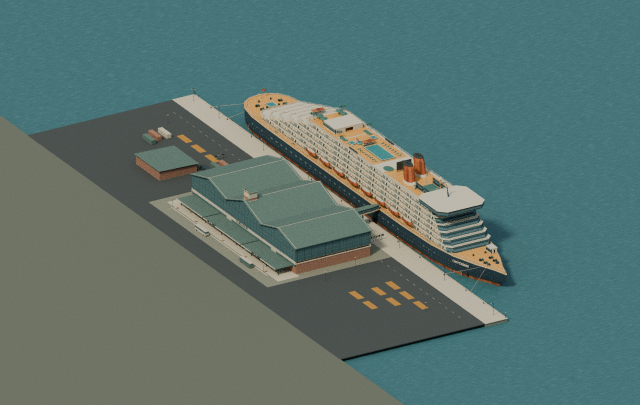
#> input picture prototypes/port-meridian/renders/day.png, 1280 x 810 px (shown at 1/2 size); its folder holds 4 pictures in this run
$ python package_review.py
#> lines starting #> are read from the running program, lines starting #| are printed output that depends on the picture
"""Compose the final contact sheet from views of the exported port."""
from pathlib import Path
from PIL import Image, ImageDraw, ImageFont, ImageOps

root=Path(__file__).resolve().parent
views=[
    ("day","Port Meridian and MV Copperwake"),("dusk","Quay and terminal after dusk"),
    ("above","Berth and service layout"),("front","Arrival and departure frontages"),
    ("street","Departures at walking height"),("hall","Upstairs departure hall"),
    ("boarding","Passenger bridge from the quay"),("transfer","Boarding handoff to Copperwake"),
    ("service","Baggage yard and service shed"),("filament","Port export in desktop Filament"),
]
sheet=Image.new("RGB",(1536,1700),"#26373a")
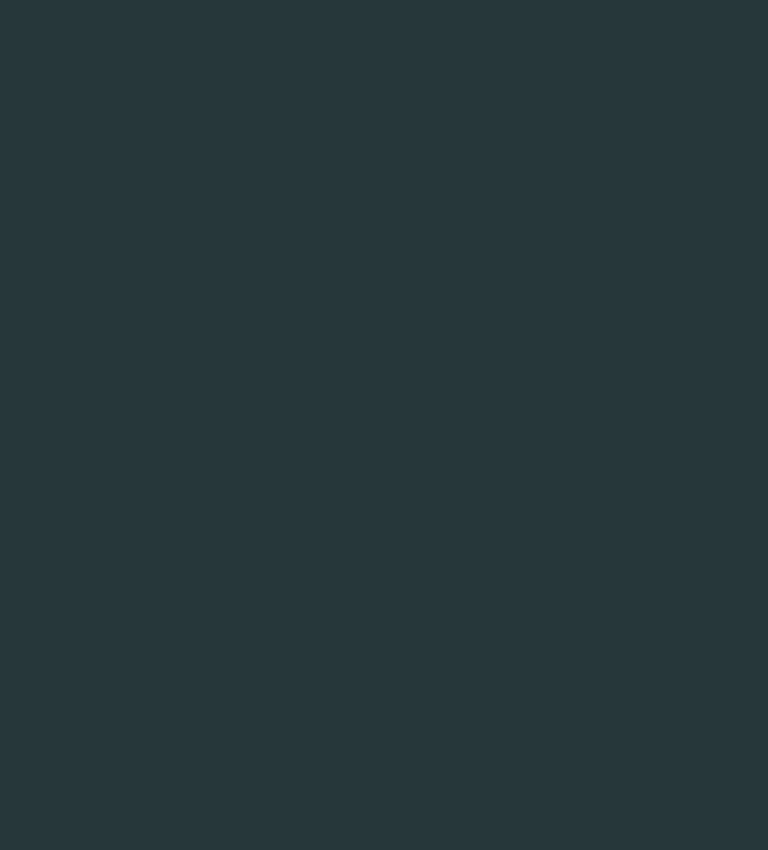
#> sheet: PIL image 1536x1700 RGB (shown at 1/2 size); mean R, G, B 38, 55, 58
draw=ImageDraw.Draw(sheet)
font=ImageFont.truetype("DejaVuSans.ttf",21)
for i,(view,label) in enumerate(views):
    x,y=i%2*768,i//2*340
    with Image.open(root/"renders"/f"{view}.png") as image:
#> image is the input picture: PIL image 1280x810 RGBA; mean R, G, B, A 90, 114.5, 110.1, 255
        image=ImageOps.contain(image.convert("RGB"),(736,298))
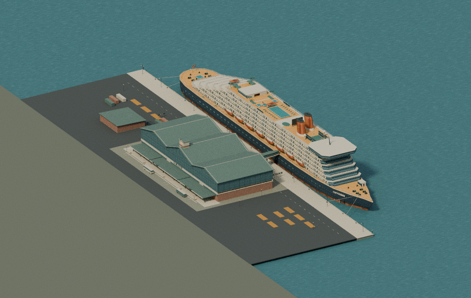
#> image: PIL image 471x298 RGB; mean R, G, B 90, 114.5, 110.1
    sheet.paste(image,(x+(768-image.width)//2,y+8+(298-image.height)//2))
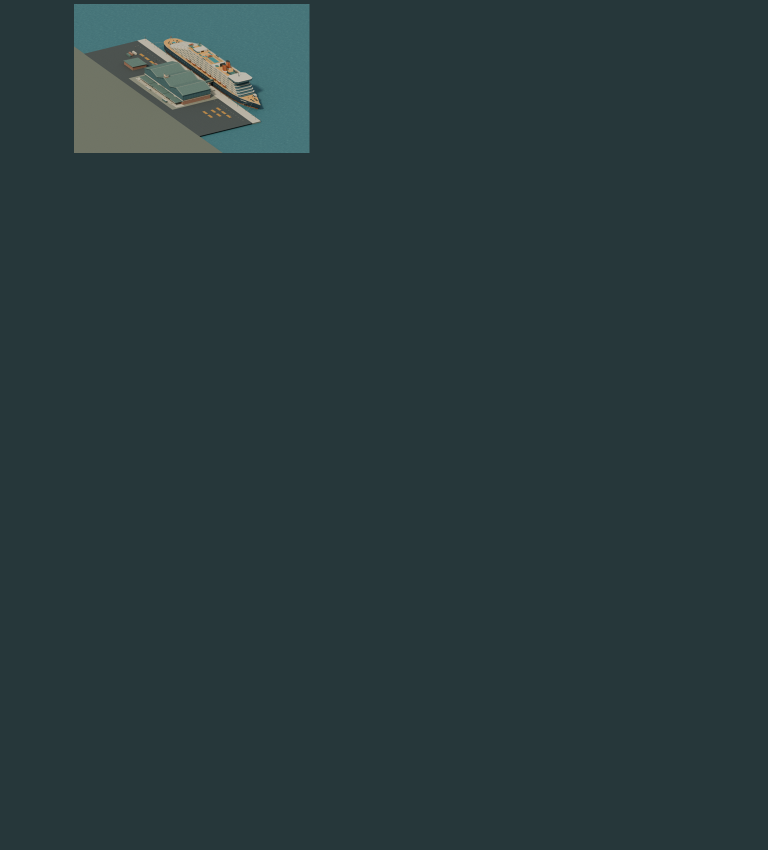
#> sheet: PIL image 1536x1700 RGB (shown at 1/2 size); mean R, G, B 40.8, 58.2, 60.8
    draw.text((x+24,y+309),label,font=font,fill="#e9dfc5")
#> pass 2 of the loop `for i,(view,label) in enumerate(views):`:
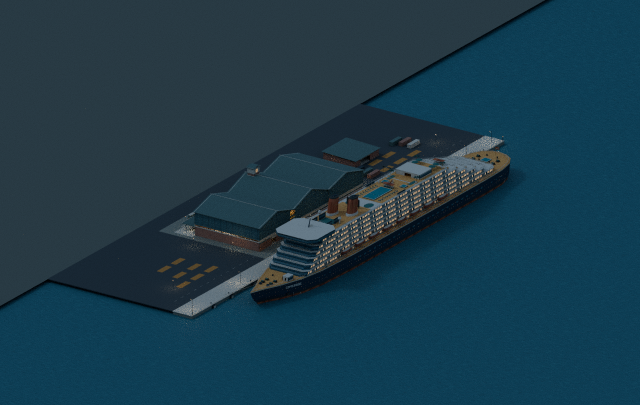
#> input picture prototypes/port-meridian/renders/dusk.png, 1280 x 810 px (shown at 1/2 size)
#> image is the input picture: PIL image 1280x810 RGBA; mean R, G, B, A 26.9, 58, 73.1, 255
#> `image=ImageOps.contain(image.convert("RGB"),(736,298))`:
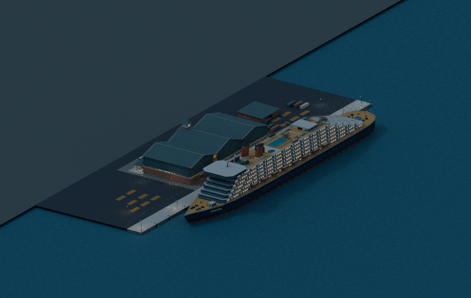
#> image: PIL image 471x298 RGB; mean R, G, B 26.9, 58, 73.1
#> `sheet.paste(image,(x+(768-image.width)//2,y+8+(298-image.height)//2))`:
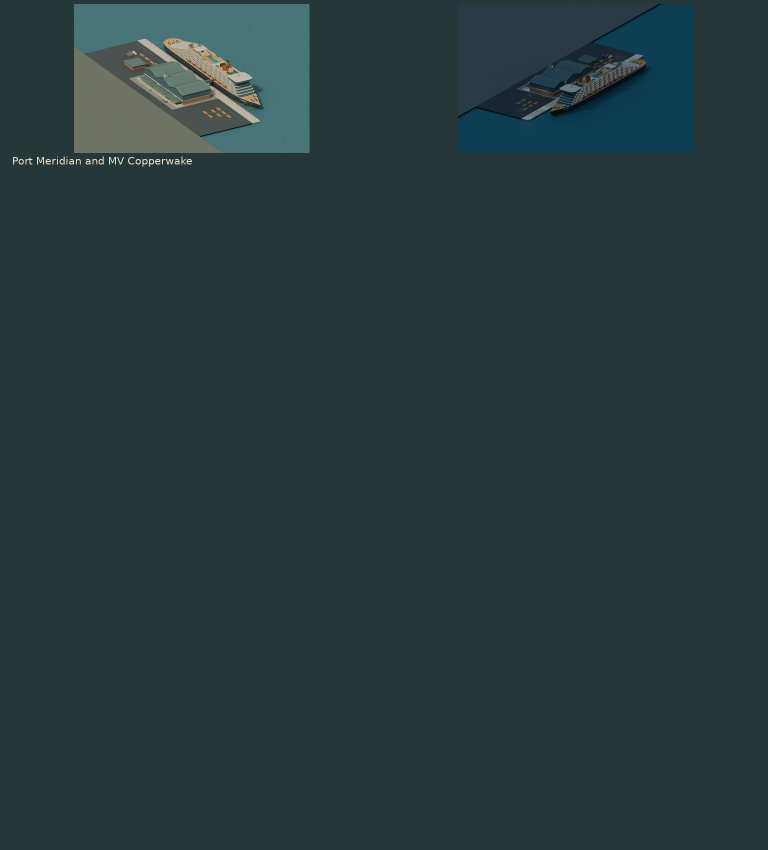
#> sheet: PIL image 1536x1700 RGB (shown at 1/2 size); mean R, G, B 40.3, 58.5, 61.7
#> (the run stopped early here; a loop or call above may not have finished)
